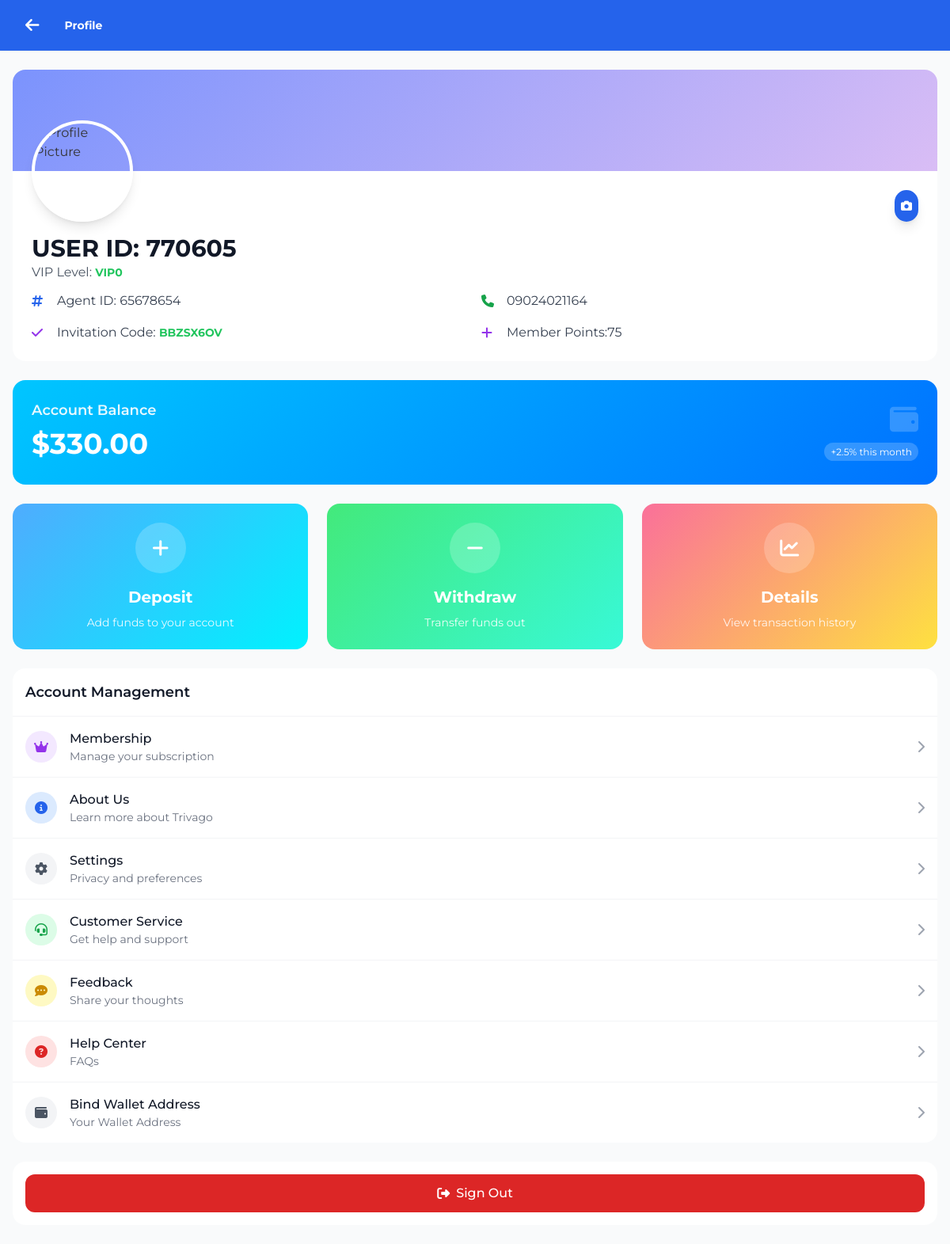
The app's page /profile (signed in), older data.
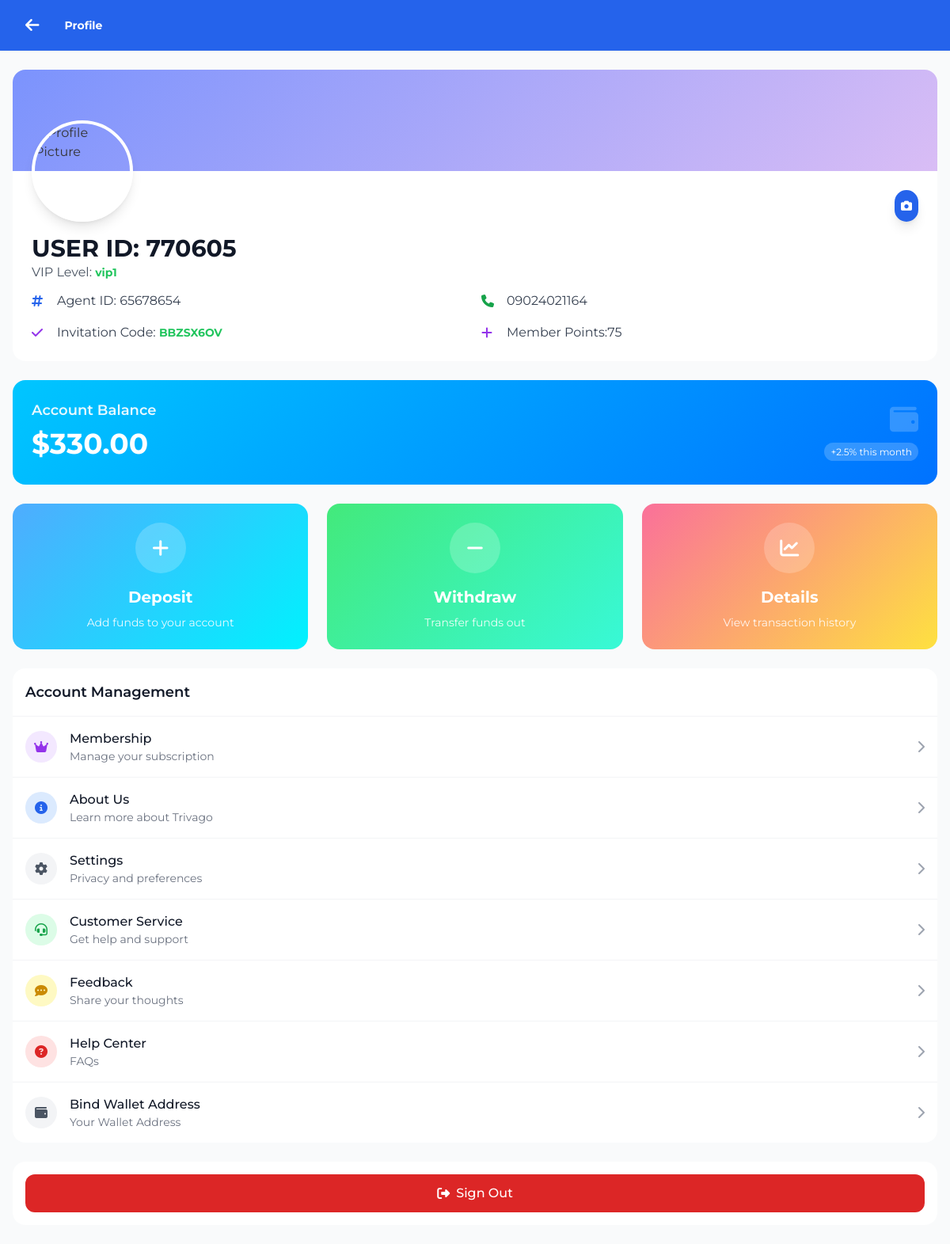
The same page, newer data.
### hotel_app/models.py (models this page shows, shortened)
class User(db.Model, UserMixin):
    id = db.Column(db.Integer, primary_key=True)
    nickname = db.Column(db.String(80))
    user_id = db.Column(db.String(6), unique=True)
    agent_id = db.Column(db.String(6), unique=True)
    contact = db.Column(db.String(20))
    invitation_code = db.Column(db.String(20))
    member_points = db.Column(db.Integer, default=0)
    balance = db.Column(db.Float, default=0.0)
    vip_level = db.Column(db.String(10), default='VIP0')
    withdrawal_password = db.Column(db.String(100))
    password_hash = db.Column(db.String(100))
    is_active = db.Column(db.Boolean, default=False)
    created_at = db.Column(db.DateTime, default=datetime.utcnow)
    reservations = db.relationship('Reservation', backref='user', lazy=True)
    deposit_requests = db.relationship('DepositRequest', backref='user', lazy=True)
    withdrawal_requests = db.relationship('WithdrawalRequest', backref='user', lazy=True)

### hotel_app/routes.py (the view)
@app.route('/profile')
def profile():
    if 'user_id' not in session:
        return redirect(url_for('login'))
    user = User.query.get(session['user_id'])
    if not user:
        flash('User not found', 'error')
        return redirect(url_for('login'))
    reservation_stats = db.session.query(
        func.count(Reservation.id).label('total_reservations'),
        func.count(Reservation.id).filter(Reservation.status == 'Completed').label('completed_reservations'),
        func.coalesce(func.sum(Reservation.commission_earned), 0).label('total_commission')
    ).filter_by(user_id=user.id).first()
    total_reservations = reservation_stats.total_reservations or 0
    completed_reservations = reservation_stats.completed_reservations or 0
    completion_rate = (completed_reservations / total_reservations * 100) if total_reservations > 0 else 0
    total_commission = reservation_stats.total_commission or 0
    print(f"User balance: {user.balance} {user.user_id}")
    return render_template('profile.html',
                         user=user,
                         total_reservations=total_reservations,
                         completed_reservations=completed_reservations,
                         completion_rate=completion_rate,
                         total_commission=total_commission)

### hotel_app/__init__.py (called while the page is built)
@login_manager.user_loader
def load_user(user_id):
    return User.query.get(int(user_id))

### hotel_app/routes.py (called while the page is built)
@app.before_request
def check_admin_routes():
    if request.endpoint and request.endpoint.startswith('admin_') and request.endpoint != 'admin_login':
        if 'admin_id' not in session:
            return redirect(url_for('admin_login'))

### hotel_app/templates/profile.html (shortened to what the changed rows need)
<!DOCTYPE html>
<html lang="en">
    <head>
        <link rel="stylesheet" href="https://cdnjs.cloudflare.com/ajax/libs/font-awesome/6.4.0/css/all.min.css">
        <link rel="stylesheet" href="path/to/font-awesome/css/font-awesome.min.css">
        <link rel="stylesheet" href="{{ url_for('static', filename='css/user.css') }}">
        <link rel="stylesheet" href="{{ url_for('static', filename='css/translate.css') }}">
        <link href="https://cdn.jsdelivr.net/npm/tailwindcss@2.2.19/dist/tailwind.min.css" rel="stylesheet">
        <script src="https://cdn.tailwindcss.com"></script>
        <link rel="stylesheet" href="https://cdn.jsdelivr.net/npm/flatpickr/dist/flatpickr.min.css">
        <link rel="stylesheet" href="https://cdnjs.cloudflare.com/ajax/libs/flag-icon-css/6.6.6/css/flag-icons.min.css">
    </head>
    <body class="bg-gray-50 min-h-screen">
        <header class="sticky h-16 top-0 z-50 bg-[#2563eb] shadow-sm py-2 md:py-4 px-4 md:px-8">
            <div class="flex items-center justify-start gap-8 text-white h-full">
                <h1 class="text-white text-sm md:text-md font-bold">Profile</h1>
            </div>
        </header>
        <div class="px-4 py-6 space-y-6">
            <div class="bg-white rounded-2xl overflow-hidden">
                <div class="relative px-6 pb-6">
                    <div class="space-y-3">
                        <div>
                            <h2 class="text-2xl md:text-3xl font-bold text-gray-900">USER ID: {{ user.user_id }}</h2>
                            <p class="text-gray-600">VIP Level: <span class="text-green-500 font-bold text-sm"> {{ user.vip_level }}</span></p>
                        </div>
                        <div class="grid md:grid-cols-2 gap-4 text-sm md:text-base">
                            <div class="flex items-center space-x-3">
                                <i class="fas fa-phone text-green-600 w-5"></i>
                                <span class="text-gray-700">{{ user.contact }}</span>
                            </div>
                            <div class="flex items-center space-x-3">
                                <span class="text-gray-700">Invitation Code: <span class="text-green-500 font-bold text-sm">{{ user.invitation_code }}</span></span>
                            </div>
                        </div>
                    </div>
                </div>
            </div>
            <div class="balance-card rounded-2xl p-6 text-white">
                <div class="flex items-center justify-between">
                    <div>
                        <div class="mt-2">
                            <span class="text-3xl md:text-4xl font-bold">${{ "%.2f"|format(user.balance) }}</span>
                        </div>
                    </div>
                </div>
            </div>
        </div>
    </body>
</html>

Row changes from the older to the newer data that the page shows:
changed User "BBZSX6OV": vip_level "VIP0" → "vip1"
